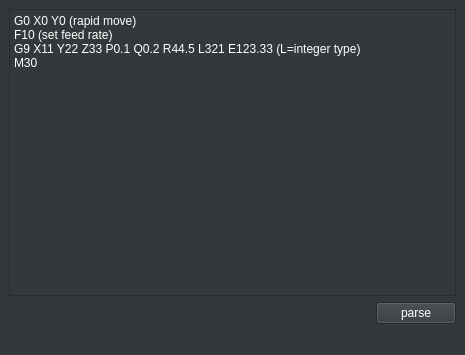
<?xml version="1.0" encoding="UTF-8"?>
<ui version="4.0">
 <class>MainWindow</class>
 <widget class="QMainWindow" name="MainWindow">
  <property name="geometry">
   <rect>
    <x>0</x>
    <y>0</y>
    <width>465</width>
    <height>355</height>
   </rect>
  </property>
  <property name="windowTitle">
   <string>axis c++</string>
  </property>
  <property name="autoFillBackground">
   <bool>false</bool>
  </property>
  <property name="styleSheet">
   <string notr="true">background-color: rgb(51, 57, 59);
color: rgb(255, 255, 255);
</string>
  </property>
  <property name="iconSize">
   <size>
    <width>30</width>
    <height>30</height>
   </size>
  </property>
  <widget class="QWidget" name="centralwidget">
   <property name="autoFillBackground">
    <bool>false</bool>
   </property>
   <property name="styleSheet">
    <string notr="true">background-color: rgb(51, 57, 59);
color: rgb(255, 255, 255);
</string>
   </property>
   <layout class="QGridLayout" name="gridLayout_2">
    <item row="1" column="1">
     <widget class="QPushButton" name="pushButton">
      <property name="text">
       <string>parse</string>
      </property>
     </widget>
    </item>
    <item row="1" column="0">
     <spacer name="horizontalSpacer">
      <property name="orientation">
       <enum>Qt::Horizontal</enum>
      </property>
      <property name="sizeHint" stdset="0">
       <size>
        <width>40</width>
        <height>20</height>
       </size>
      </property>
     </spacer>
    </item>
    <item row="0" column="0" colspan="2">
     <widget class="QTextEdit" name="textEdit">
      <property name="html">
       <string>&lt;!DOCTYPE HTML PUBLIC &quot;-//W3C//DTD HTML 4.0//EN&quot; &quot;http://www.w3.org/TR/REC-html40/strict.dtd&quot;&gt;
&lt;html&gt;&lt;head&gt;&lt;meta name=&quot;qrichtext&quot; content=&quot;1&quot; /&gt;&lt;meta charset=&quot;utf-8&quot; /&gt;&lt;style type=&quot;text/css&quot;&gt;
p, li { white-space: pre-wrap; }
hr { height: 1px; border-width: 0; }
li.unchecked::marker { content: &quot;\2610&quot;; }
li.checked::marker { content: &quot;\2612&quot;; }
&lt;/style&gt;&lt;/head&gt;&lt;body style=&quot; font-family:'Sans Serif'; font-size:9pt; font-weight:400; font-style:normal;&quot;&gt;
&lt;p style=&quot; margin-top:0px; margin-bottom:0px; margin-left:0px; margin-right:0px; -qt-block-indent:0; text-indent:0px;&quot;&gt;G0 X0 Y0 (rapid move)&lt;/p&gt;
&lt;p style=&quot; margin-top:0px; margin-bottom:0px; margin-left:0px; margin-right:0px; -qt-block-indent:0; text-indent:0px;&quot;&gt;F10 (set feed rate)&lt;/p&gt;
&lt;p style=&quot; margin-top:0px; margin-bottom:0px; margin-left:0px; margin-right:0px; -qt-block-indent:0; text-indent:0px;&quot;&gt;G9 X11 Y22 Z33 P0.1 Q0.2 R44.5 L321 E123.33 (L=integer type)&lt;/p&gt;
&lt;p style=&quot; margin-top:0px; margin-bottom:0px; margin-left:0px; margin-right:0px; -qt-block-indent:0; text-indent:0px;&quot;&gt;M30&lt;/p&gt;&lt;/body&gt;&lt;/html&gt;</string>
      </property>
     </widget>
    </item>
   </layout>
  </widget>
  <widget class="QMenuBar" name="menubar">
   <property name="geometry">
    <rect>
     <x>0</x>
     <y>0</y>
     <width>465</width>
     <height>19</height>
    </rect>
   </property>
  </widget>
  <widget class="QStatusBar" name="statusbar"/>
 </widget>
 <resources/>
 <connections/>
</ui>
